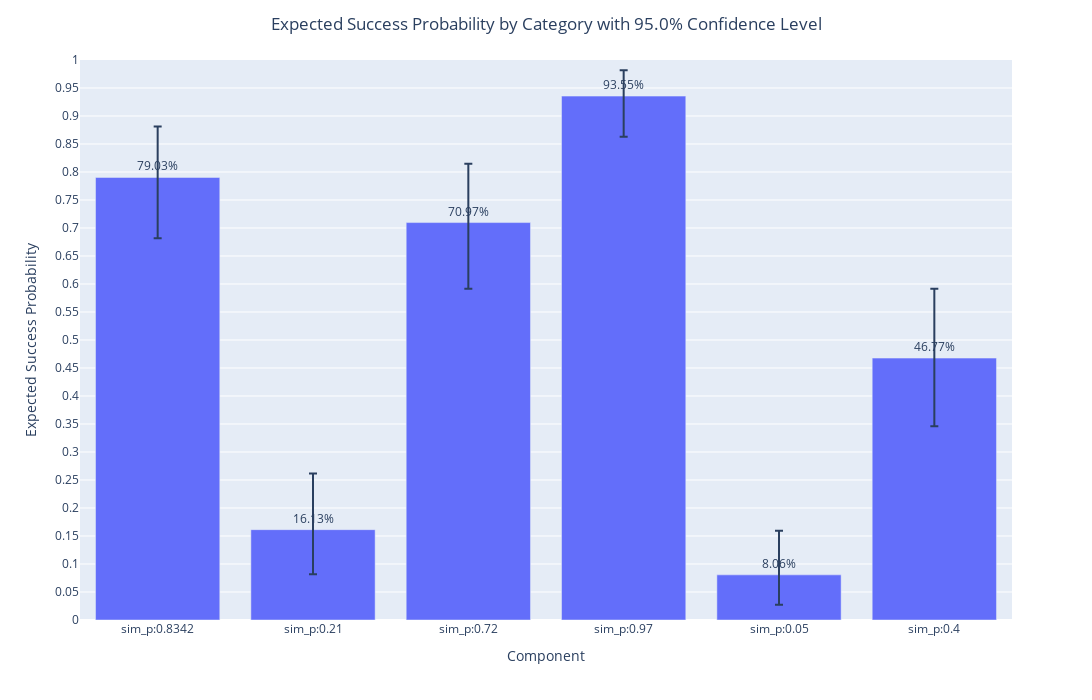

Notebook cell for this chart:
### Code cell
x=[(f"sim_p:{p}", stats.bernoulli.rvs(p, size=60)) for p in [0.8342,0.21,0.72,0.97,0.05,0.4]]
x=dict(x)

threshold=[1]*6
alphalevel=0.05
alpha=[1]*6
beta=[1]*6

result=Bayes(x, threshold, alpha, beta, alphalevel, direction='greater')
display(result.res)
result.Plot_Bayes()

### Figure 1 — Plotly figure (JSON) as saved in the notebook; plotly's stock layout.template omitted (floating-point values rounded to 4 significant figures)
{"data": [{"alignmentgroup": "True", "error_y": {"array": [0.0911, 0.1004, 0.1051, 0.0463, 0.0789, 0.1238], "arrayminus": [0.1087, 0.0798, 0.118, 0.0726, 0.0534, 0.1217], "symmetric": false, "type": "data"}, "hovertemplate": "Component=%{x}<br>Expected Success Probability=%{y}<br>text=%{text}<extra></extra>", "legendgroup": "", "marker": {"color": "#636efa", "pattern": {"shape": ""}}, "name": "", "offsetgroup": "", "orientation": "v", "showlegend": false, "text": ["79.03%", "16.13%", "70.97%", "93.55%", "8.06%", "46.77%"], "textfont": {"size": 12}, "textposition": "outside", "type": "bar", "x": ["sim_p:0.8342", "sim_p:0.21", "sim_p:0.72", "sim_p:0.97", "sim_p:0.05", "sim_p:0.4"], "xaxis": "x", "y": [0.7903, 0.1613, 0.7097, 0.9355, 0.0806, 0.4677], "yaxis": "y"}], "layout": {"barmode": "relative", "height": 700, "legend": {"tracegroupgap": 0}, "margin": {"t": 60}, "title": {"text": "Expected Success Probability by Category with 95.0% Confidence Level", "x": 0.5}, "width": 1200, "xaxis": {"anchor": "y", "domain": [0, 1], "title": {"text": "Component"}}, "yaxis": {"anchor": "x", "domain": [0, 1], "dtick": 0.05, "range": [0, 1], "title": {"text": "Expected Success Probability"}}}}
